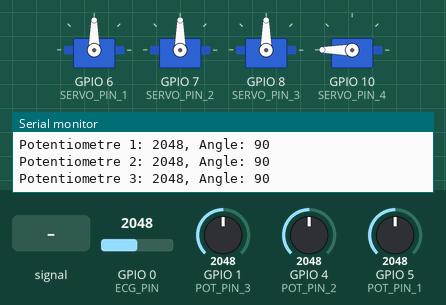
The sketch below on a simulated ESP32. On the bench: 4 × servo, the last lines printed to the serial monitor. The inputs (shaded band) are chosen by the test bench; at power-on: GPIO 1 (POT_PIN_3) = 2048, GPIO 4 (POT_PIN_2) = 2048, GPIO 5 (POT_PIN_1) = 2048, GPIO 0 (ECG_PIN) = 2048.

Above: at 2.2 s.
2.3 s: GPIO 0 (ECG_PIN) fed a 200 Hz sine of ±327 counts around its level
At 3.38 s:
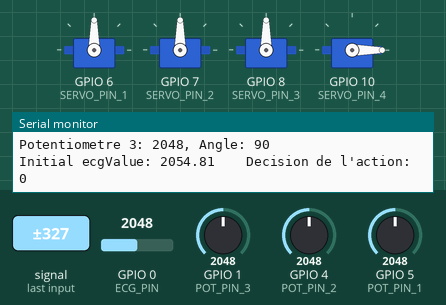
5.3 s: GPIO 1 (POT_PIN_3) set to 2866
At 5.47 s:
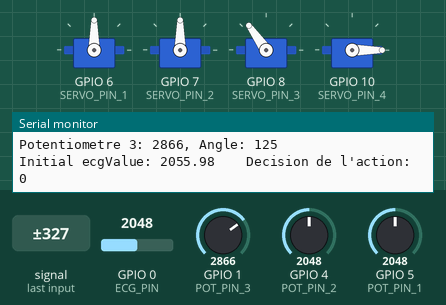
8.3 s: GPIO 4 (POT_PIN_2) set to 2866
At 8.43 s:
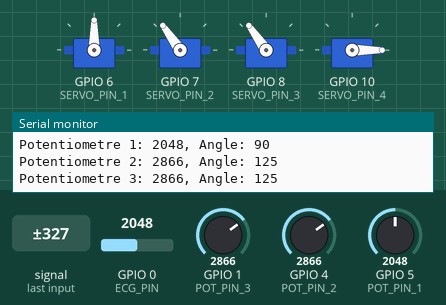
11.3 s: GPIO 5 (POT_PIN_1) set to 2866
At 11.46 s:
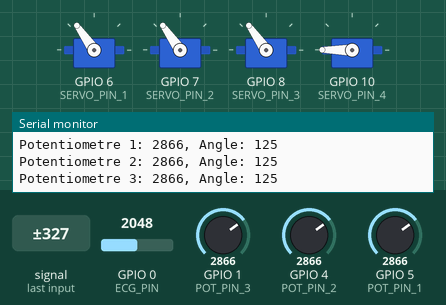
14.3 s: GPIO 1 (POT_PIN_3) set to 2315
At 14.49 s:
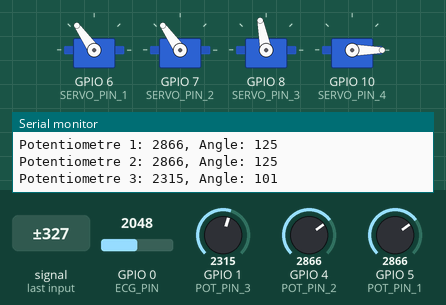
17.3 s: GPIO 1 (POT_PIN_3) set to 2233
At 17.58 s:
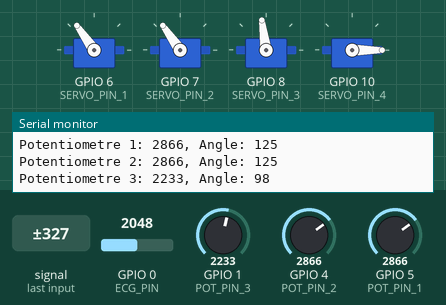
Timing chart, 0 to 21.3 s (numbered marks = the images above; inputs shaded):
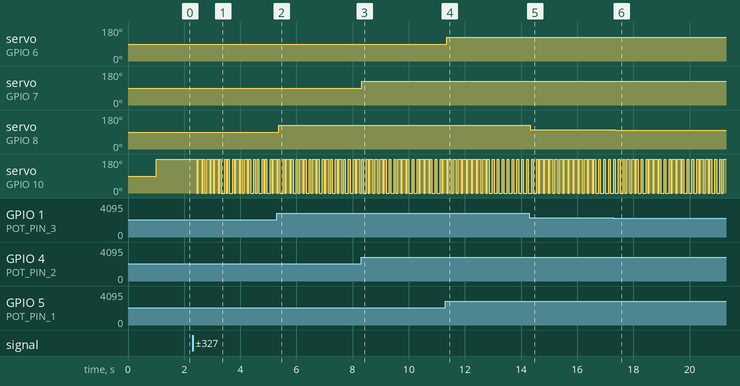

Measured:
- the behaviour switches between 2275 and 2274 on GPIO 1 (POT_PIN_3) (found by bisection; images 5 and 6)
- after the input at 2.3 s, servo on GPIO 10 (SERVO_PIN_4): alternates 180° for 0.06 s and 0° for 0.06 s, starting after 0.15 s
- after the input at 5.3 s, servo on GPIO 8 (SERVO_PIN_3): 90° → 125° after 0.06 s
- after the input at 8.3 s, servo on GPIO 7 (SERVO_PIN_2): 90° → 125° at once
- after the input at 11.3 s, servo on GPIO 6 (SERVO_PIN_1): 90° → 125° after 0.05 s
- after the input at 14.3 s, servo on GPIO 8 (SERVO_PIN_3): 125° → 101° at once
- after the input at 17.3 s, servo on GPIO 8 (SERVO_PIN_3): 101° → 98° after 0.06 s; servo on GPIO 10 (SERVO_PIN_4): alternates 180° for 0.06 s and 0° for 0.06 s, starting after 0.46 s

The sketch:

CampsTI_Defi2.ino
```cpp
// Ajout des bibliothèques de code nécessaire
#include <Arduino.h>
#include <ESP32Servo.h>
// Adel Soltani

// Déclaration des PINs utilisées (voir schéma électrique)
#define ECG_PIN 0

#define POT_PIN_1 5
#define POT_PIN_2 4
#define POT_PIN_3 1

#define SERVO_PIN_1 6
#define SERVO_PIN_2 7
#define SERVO_PIN_3 8
#define SERVO_PIN_4 10

/* ---------------- À FAIRE ----------------
      Défini l'object servo pour la PINCE
      Voir schéma électrique pour la PIN
--------------------------------------------
*/
Servo Servo_1;
Servo Servo_2;
Servo Servo_3;
Servo Servo_4;

float ecgValue = 0.0;

void setup()
{
    // Initialise la communication USB avec l'ordinateur
    Serial.begin(115200);
    delay(1000);


    /* ---------------- À FAIRE ----------------
        Initialise la PIN ECG_PIN comme INPUT et le MOTEUR
    --------------------------------------------
    */
    pinMode(ECG_PIN, INPUT);
    pinMode(POT_PIN_1, INPUT);
    pinMode(POT_PIN_2, INPUT);
    pinMode(POT_PIN_3, INPUT);
    Servo_1.attach(SERVO_PIN_1);
    Servo_2.attach(SERVO_PIN_2);
    Servo_3.attach(SERVO_PIN_3);
    Servo_4.attach(SERVO_PIN_4);
}

void loop()
{

    // Variable de commande moteur
    // int ecg_cmd = 0;

    // Lecture de la valeur du capteur
    ecgValue = 0.8*ecgValue + 0.2*analogRead(ECG_PIN);

    Serial.print("Initial ecgValue: " + String(ecgValue));

    int ecgFLAG = 0;
    // Décision de la pince ouverte ou fermee
    if (2048 > ecgValue)
    {
        ecgFLAG = 1;
    }
    else
    {
        ecgFLAG = 0;
    }

    Serial.println("    Decision de l'action: " + String(ecgFLAG));

    /* ---------------- À FAIRE ----------------
          Envoie la commande ecg_cmd au MOTEUR
    --------------------------------------------
    */
    if (ecgFLAG == 1)
    {
        Servo_4.write(180);
    }
    else
    {
        Servo_4.write(0);
    }

    int pot1_cmd = 0;
    int pot2_cmd = 0;
    int pot3_cmd = 0;

    int pot1Value = analogRead(POT_PIN_1);
    int pot2Value = analogRead(POT_PIN_2);
    int pot3Value = analogRead(POT_PIN_3);

    pot1_cmd = map(pot1Value, 0, 4095, 0, 180);
    pot2_cmd = map(pot2Value, 0, 4095, 0, 180);
    pot3_cmd = map(pot3Value, 0, 4095, 0, 180);

    Serial.println("Potentiometre 1: " + String(pot1Value) + ", Angle: " + String(pot1_cmd));
    Serial.println("Potentiometre 2: " + String(pot2Value) + ", Angle: " + String(pot2_cmd));
    Serial.println("Potentiometre 3: " + String(pot3Value) + ", Angle: " + String(pot3_cmd));

    Servo_1.write(pot1_cmd);
    Servo_2.write(pot2_cmd);
    Servo_3.write(pot3_cmd);

    delay(50);
}

/*
Dans ce défi, tu n’as pas tout le code ! Cherche les zones encadrées par
–- À FAIRE –- et complète les instructions manquantes en t’aidant de ce que tu as appris au
Défi 1. L’objectif est d’utiliser les signaux électrique de tes propres muscles pour contrôler
la pince du robot!
*/
```
